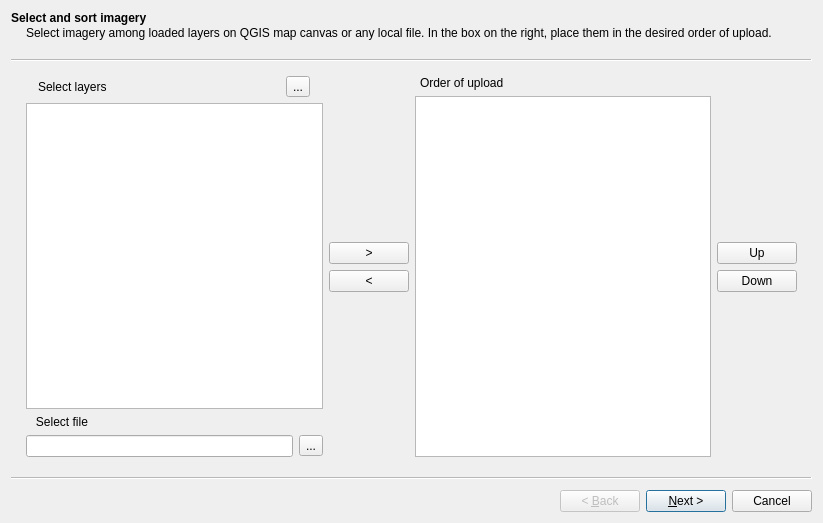
<?xml version="1.0" encoding="UTF-8"?>
<ui version="4.0">
 <class>Wizard</class>
 <widget class="QWizard" name="Wizard">
  <property name="geometry">
   <rect>
    <x>0</x>
    <y>0</y>
    <width>823</width>
    <height>523</height>
   </rect>
  </property>
  <property name="windowTitle">
   <string>Upload Imagery</string>
  </property>
  <widget class="QWizardPage" name="wizardPage1">
   <property name="title">
    <string>Select and sort imagery</string>
   </property>
   <property name="subTitle">
    <string>Select imagery among loaded layers on QGIS map canvas or any local file. In the box on the right, place them in the desired order of upload.</string>
   </property>
   <layout class="QGridLayout" name="gridLayout_3">
    <item row="0" column="0">
     <layout class="QHBoxLayout" name="horizontalLayout_4">
      <item>
       <layout class="QVBoxLayout" name="verticalLayout">
        <item>
         <layout class="QHBoxLayout" name="horizontalLayout">
          <property name="spacing">
           <number>45</number>
          </property>
          <property name="sizeConstraint">
           <enum>QLayout::SetDefaultConstraint</enum>
          </property>
          <property name="leftMargin">
           <number>0</number>
          </property>
          <item>
           <widget class="QLabel" name="select_source_label">
            <property name="maximumSize">
             <size>
              <width>191</width>
              <height>16777215</height>
             </size>
            </property>
            <property name="text">
             <string>Select layers</string>
            </property>
            <property name="indent">
             <number>-30</number>
            </property>
           </widget>
          </item>
          <item>
           <widget class="QToolButton" name="layers_tool_button">
            <property name="toolTip">
             <string>Reload layers</string>
            </property>
            <property name="text">
             <string>...</string>
            </property>
           </widget>
          </item>
         </layout>
        </item>
        <item>
         <widget class="QListWidget" name="layers_list_widget">
          <property name="toolTip">
           <string>Select layers to be uploaded</string>
          </property>
          <property name="lineWidth">
           <number>2</number>
          </property>
          <property name="selectionMode">
           <enum>QAbstractItemView::MultiSelection</enum>
          </property>
         </widget>
        </item>
        <item>
         <widget class="QLabel" name="file_label">
          <property name="sizePolicy">
           <sizepolicy hsizetype="Preferred" vsizetype="Preferred">
            <horstretch>0</horstretch>
            <verstretch>0</verstretch>
           </sizepolicy>
          </property>
          <property name="styleSheet">
           <string notr="true"/>
          </property>
          <property name="text">
           <string>   Select file</string>
          </property>
          <property name="indent">
           <number>-1</number>
          </property>
         </widget>
        </item>
        <item>
         <layout class="QHBoxLayout" name="horizontalLayout_2">
          <item>
           <widget class="QLineEdit" name="source_file_edit">
            <property name="toolTip">
             <string>Select file using tool button on the right </string>
            </property>
           </widget>
          </item>
          <item>
           <widget class="QToolButton" name="file_tool_button">
            <property name="text">
             <string>...</string>
            </property>
           </widget>
          </item>
         </layout>
        </item>
       </layout>
      </item>
      <item>
       <layout class="QVBoxLayout" name="verticalLayout_7">
        <item>
         <spacer name="verticalSpacer_3">
          <property name="orientation">
           <enum>Qt::Vertical</enum>
          </property>
          <property name="sizeHint" stdset="0">
           <size>
            <width>20</width>
            <height>68</height>
           </size>
          </property>
         </spacer>
        </item>
        <item>
         <layout class="QVBoxLayout" name="verticalLayout_3">
          <item>
           <widget class="QPushButton" name="add_source_button">
            <property name="cursor">
             <cursorShape>ArrowCursor</cursorShape>
            </property>
            <property name="toolTip">
             <string>Add selected imagery source</string>
            </property>
            <property name="text">
             <string>&gt;</string>
            </property>
           </widget>
          </item>
          <item>
           <widget class="QPushButton" name="remove_source_button">
            <property name="toolTip">
             <string>Remove selected imagery source</string>
            </property>
            <property name="text">
             <string>&lt;</string>
            </property>
           </widget>
          </item>
         </layout>
        </item>
        <item>
         <spacer name="verticalSpacer_4">
          <property name="orientation">
           <enum>Qt::Vertical</enum>
          </property>
          <property name="sizeHint" stdset="0">
           <size>
            <width>20</width>
            <height>78</height>
           </size>
          </property>
         </spacer>
        </item>
       </layout>
      </item>
      <item>
       <layout class="QVBoxLayout" name="verticalLayout_2">
        <item>
         <widget class="QLabel" name="reorganize_label">
          <property name="text">
           <string>Order of upload</string>
          </property>
          <property name="indent">
           <number>5</number>
          </property>
         </widget>
        </item>
        <item>
         <widget class="QListWidget" name="sources_list_widget">
          <property name="toolTip">
           <string>Reorganize and change the upload order</string>
          </property>
          <property name="selectionMode">
           <enum>QAbstractItemView::MultiSelection</enum>
          </property>
         </widget>
        </item>
       </layout>
      </item>
      <item>
       <layout class="QVBoxLayout" name="verticalLayout_8">
        <item>
         <spacer name="verticalSpacer_5">
          <property name="orientation">
           <enum>Qt::Vertical</enum>
          </property>
          <property name="sizeHint" stdset="0">
           <size>
            <width>20</width>
            <height>83</height>
           </size>
          </property>
         </spacer>
        </item>
        <item>
         <layout class="QVBoxLayout" name="verticalLayout_9">
          <item>
           <widget class="QPushButton" name="up_source_button">
            <property name="cursor">
             <cursorShape>ArrowCursor</cursorShape>
            </property>
            <property name="toolTip">
             <string>Move selected source up</string>
            </property>
            <property name="text">
             <string>Up</string>
            </property>
           </widget>
          </item>
          <item>
           <widget class="QPushButton" name="down_source_button">
            <property name="cursor">
             <cursorShape>ArrowCursor</cursorShape>
            </property>
            <property name="toolTip">
             <string>Move selected source down</string>
            </property>
            <property name="text">
             <string>Down</string>
            </property>
           </widget>
          </item>
         </layout>
        </item>
        <item>
         <spacer name="verticalSpacer_6">
          <property name="orientation">
           <enum>Qt::Vertical</enum>
          </property>
          <property name="sizeHint" stdset="0">
           <size>
            <width>20</width>
            <height>103</height>
           </size>
          </property>
         </spacer>
        </item>
       </layout>
      </item>
     </layout>
    </item>
   </layout>
  </widget>
  <widget class="QWizardPage" name="wizardPage2">
   <property name="title">
    <string>Provide imagery information</string>
   </property>
   <property name="subTitle">
    <string>Select one or multiple sources to input the corresponding metadata. You need to accept the license terms and save a metadata file for each imagery before attempting to upload.</string>
   </property>
   <layout class="QGridLayout" name="gridLayout_4">
    <item row="0" column="0">
     <layout class="QGridLayout" name="gridLayout">
      <item row="0" column="2">
       <layout class="QVBoxLayout" name="verticalLayout_6">
        <item>
         <spacer name="verticalSpacer_2">
          <property name="orientation">
           <enum>Qt::Vertical</enum>
          </property>
          <property name="sizeHint" stdset="0">
           <size>
            <width>20</width>
            <height>43</height>
           </size>
          </property>
         </spacer>
        </item>
        <item>
         <layout class="QVBoxLayout" name="verticalLayout_4">
          <item>
           <widget class="QPushButton" name="default_button">
            <property name="text">
             <string>Default</string>
            </property>
           </widget>
          </item>
          <item>
           <widget class="QPushButton" name="clean_button">
            <property name="text">
             <string>Clean</string>
            </property>
           </widget>
          </item>
          <item>
           <widget class="QPushButton" name="save_button">
            <property name="text">
             <string>Save</string>
            </property>
           </widget>
          </item>
          <item>
           <widget class="QPushButton" name="reload_button">
            <property name="text">
             <string>Reload</string>
            </property>
           </widget>
          </item>
         </layout>
        </item>
        <item>
         <spacer name="verticalSpacer">
          <property name="orientation">
           <enum>Qt::Vertical</enum>
          </property>
          <property name="sizeHint" stdset="0">
           <size>
            <width>20</width>
            <height>108</height>
           </size>
          </property>
         </spacer>
        </item>
       </layout>
      </item>
      <item row="0" column="0">
       <layout class="QVBoxLayout" name="verticalLayout_5">
        <item>
         <widget class="QLabel" name="select_source_metadata_label">
          <property name="text">
           <string>Sources to edit metadata</string>
          </property>
         </widget>
        </item>
        <item>
         <widget class="QListWidget" name="added_sources_list_widget">
          <property name="selectionMode">
           <enum>QAbstractItemView::MultiSelection</enum>
          </property>
         </widget>
        </item>
       </layout>
      </item>
      <item row="0" column="1">
       <layout class="QFormLayout" name="formLayout_1">
        <property name="fieldGrowthPolicy">
         <enum>QFormLayout::AllNonFixedFieldsGrow</enum>
        </property>
        <property name="verticalSpacing">
         <number>2</number>
        </property>
        <item row="0" column="0">
         <spacer name="verticalSpacer_10">
          <property name="orientation">
           <enum>Qt::Vertical</enum>
          </property>
          <property name="sizeType">
           <enum>QSizePolicy::Fixed</enum>
          </property>
          <property name="sizeHint" stdset="0">
           <size>
            <width>20</width>
            <height>10</height>
           </size>
          </property>
         </spacer>
        </item>
        <item row="1" column="0">
         <widget class="QLabel" name="base_uuid_label">
          <property name="text">
           <string>Base URL:</string>
          </property>
         </widget>
        </item>
        <item row="1" column="1">
         <widget class="QLineEdit" name="base_uuid_edit">
          <property name="toolTip">
           <string>Website of the data provider</string>
          </property>
         </widget>
        </item>
        <item row="2" column="0">
         <widget class="QLabel" name="title_label">
          <property name="text">
           <string>Title:</string>
          </property>
         </widget>
        </item>
        <item row="2" column="1">
         <widget class="QLineEdit" name="title_edit">
          <property name="toolTip">
           <string>Human friendly title of the image</string>
          </property>
         </widget>
        </item>
        <item row="3" column="0">
         <widget class="QLabel" name="platform_label">
          <property name="text">
           <string>Platform:</string>
          </property>
         </widget>
        </item>
        <item row="3" column="1">
         <widget class="QComboBox" name="platform_combo_box">
          <item>
           <property name="text">
            <string>satellite</string>
           </property>
          </item>
          <item>
           <property name="text">
            <string>aircraft</string>
           </property>
          </item>
          <item>
           <property name="text">
            <string>UAV</string>
           </property>
          </item>
          <item>
           <property name="text">
            <string>balloon</string>
           </property>
          </item>
          <item>
           <property name="text">
            <string>kite</string>
           </property>
          </item>
         </widget>
        </item>
        <item row="4" column="0">
         <widget class="QLabel" name="sensor_label">
          <property name="text">
           <string>Sensor:</string>
          </property>
         </widget>
        </item>
        <item row="4" column="1">
         <widget class="QLineEdit" name="sensor_edit">
          <property name="toolTip">
           <string>Image aquisition device (eg. camera, radar, etc)</string>
          </property>
         </widget>
        </item>
        <item row="5" column="0">
         <widget class="QLabel" name="sense_start_label">
          <property name="text">
           <string>Sense start</string>
          </property>
         </widget>
        </item>
        <item row="5" column="1">
         <layout class="QHBoxLayout" name="horizontalLayout_3">
          <item>
           <widget class="QDateTimeEdit" name="sense_start_edit"/>
          </item>
         </layout>
        </item>
        <item row="7" column="0">
         <widget class="QLabel" name="sense_end_label">
          <property name="text">
           <string>Sense end</string>
          </property>
         </widget>
        </item>
        <item row="7" column="1">
         <widget class="QDateTimeEdit" name="sense_end_edit"/>
        </item>
        <item row="9" column="0">
         <widget class="QLabel" name="provider_label">
          <property name="text">
           <string>Provider:</string>
          </property>
         </widget>
        </item>
        <item row="9" column="1">
         <widget class="QLineEdit" name="provider_edit">
          <property name="toolTip">
           <string>Provider/owner of the OIN bucket</string>
          </property>
         </widget>
        </item>
        <item row="10" column="0">
         <widget class="QLabel" name="contact_label">
          <property name="text">
           <string>Contact:</string>
          </property>
         </widget>
        </item>
        <item row="10" column="1">
         <widget class="QLineEdit" name="contact_edit">
          <property name="toolTip">
           <string>Name and email address of the data provider</string>
          </property>
          <property name="cursorPosition">
           <number>0</number>
          </property>
         </widget>
        </item>
        <item row="11" column="1">
         <widget class="QLineEdit" name="website_edit"/>
        </item>
        <item row="12" column="1">
         <widget class="QLineEdit" name="tags_edit">
          <property name="toolTip">
           <string>Free tags separated by comma</string>
          </property>
         </widget>
        </item>
        <item row="15" column="0" colspan="2">
         <widget class="QCheckBox" name="reproject_check_box">
          <property name="text">
           <string>Reproject to EPSG:3857</string>
          </property>
         </widget>
        </item>
        <item row="12" column="0">
         <widget class="QLabel" name="tags_label">
          <property name="text">
           <string>Tags:</string>
          </property>
         </widget>
        </item>
        <item row="11" column="0">
         <widget class="QLabel" name="website_label">
          <property name="text">
           <string>Website:</string>
          </property>
         </widget>
        </item>
        <item row="16" column="0">
         <widget class="QCheckBox" name="convert_format_check_box">
          <property name="text">
           <string>Convert file format</string>
          </property>
         </widget>
        </item>
        <item row="16" column="1">
         <widget class="QComboBox" name="format_combo_box"/>
        </item>
       </layout>
      </item>
     </layout>
    </item>
   </layout>
  </widget>
  <widget class="QWizardPage" name="wizardPage3">
   <property name="title">
    <string>Review metadata and upload</string>
   </property>
   <property name="subTitle">
    <string>Review the complete metadata collected and go back to correct any mistake. Provide the upload destination and select if  the OAM catalog should be imediately notified of the new resource and if a tile service should be created.</string>
   </property>
   <layout class="QGridLayout" name="gridLayout_2">
    <item row="0" column="0">
     <layout class="QHBoxLayout" name="horizontalLayout_5">
      <item>
       <layout class="QVBoxLayout" name="verticalLayout_10">
        <item>
         <widget class="QLabel" name="review_metadata_label">
          <property name="text">
           <string>Review imagery metadata</string>
          </property>
         </widget>
        </item>
        <item>
         <widget class="QTextEdit" name="review_metadata_box">
          <property name="minimumSize">
           <size>
            <width>450</width>
            <height>0</height>
           </size>
          </property>
         </widget>
        </item>
       </layout>
      </item>
      <item>
       <layout class="QVBoxLayout" name="verticalLayout_11">
        <item>
         <spacer name="verticalSpacer_9">
          <property name="orientation">
           <enum>Qt::Vertical</enum>
          </property>
          <property name="sizeType">
           <enum>QSizePolicy::Fixed</enum>
          </property>
          <property name="sizeHint" stdset="0">
           <size>
            <width>20</width>
            <height>13</height>
           </size>
          </property>
         </spacer>
        </item>
        <item>
         <layout class="QFormLayout" name="formLayout_2">
          <property name="fieldGrowthPolicy">
           <enum>QFormLayout::AllNonFixedFieldsGrow</enum>
          </property>
          <property name="verticalSpacing">
           <number>2</number>
          </property>
          <item row="0" column="0">
           <widget class="QLabel" name="storage_label">
            <property name="text">
             <string>AWS Bucket</string>
            </property>
           </widget>
          </item>
          <item row="0" column="1">
           <widget class="QComboBox" name="storage_combo_box">
            <property name="editable">
             <bool>false</bool>
            </property>
            <property name="currentIndex">
             <number>0</number>
            </property>
            <item>
             <property name="text">
              <string>oam-qgis-plugin-test</string>
             </property>
            </item>
            <item>
             <property name="text">
              <string>other...</string>
             </property>
            </item>
           </widget>
          </item>
          <item row="1" column="0">
           <widget class="QLabel" name="specify_label">
            <property name="enabled">
             <bool>false</bool>
            </property>
            <property name="text">
             <string>   Specify</string>
            </property>
           </widget>
          </item>
          <item row="1" column="1">
           <widget class="QLineEdit" name="specify_edit">
            <property name="enabled">
             <bool>false</bool>
            </property>
            <property name="toolTip">
             <string>Bucket name which is not listed above </string>
            </property>
            <property name="text">
             <string/>
            </property>
           </widget>
          </item>
          <item row="2" column="0">
           <widget class="QLabel" name="key_id_label">
            <property name="styleSheet">
             <string notr="true"/>
            </property>
            <property name="text">
             <string>Key-id</string>
            </property>
           </widget>
          </item>
          <item row="2" column="1">
           <widget class="QLineEdit" name="key_id_edit">
            <property name="toolTip">
             <string>AWS access key id</string>
            </property>
           </widget>
          </item>
          <item row="3" column="0">
           <widget class="QLabel" name="secret_key_label">
            <property name="styleSheet">
             <string notr="true"/>
            </property>
            <property name="text">
             <string>Secret key</string>
            </property>
           </widget>
          </item>
          <item row="3" column="1">
           <widget class="QLineEdit" name="secret_key_edit">
            <property name="toolTip">
             <string>AWS secret access key</string>
            </property>
           </widget>
          </item>
         </layout>
        </item>
        <item>
         <widget class="QCheckBox" name="notify_oam_check">
          <property name="text">
           <string>Notify OAM of new upload</string>
          </property>
         </widget>
        </item>
        <item>
         <layout class="QFormLayout" name="formLayout_3">
          <property name="fieldGrowthPolicy">
           <enum>QFormLayout::AllNonFixedFieldsGrow</enum>
          </property>
          <item row="1" column="0">
           <widget class="QLabel" name="token_label">
            <property name="text">
             <string>Token</string>
            </property>
           </widget>
          </item>
          <item row="1" column="1">
           <widget class="QLineEdit" name="token_edit"/>
          </item>
          <item row="2" column="0">
           <widget class="QLabel" name="uploader_name_label">
            <property name="text">
             <string>Uploader Name</string>
            </property>
           </widget>
          </item>
          <item row="2" column="1">
           <widget class="QLineEdit" name="uploader_name_edit"/>
          </item>
          <item row="3" column="0">
           <widget class="QLabel" name="uploader_email_label">
            <property name="text">
             <string>Uploader Email</string>
            </property>
           </widget>
          </item>
          <item row="3" column="1">
           <widget class="QLineEdit" name="uploader_email_edit"/>
          </item>
          <item row="0" column="1">
           <widget class="QPushButton" name="btn_request_token">
            <property name="text">
             <string>Request a token</string>
            </property>
           </widget>
          </item>
         </layout>
        </item>
        <item>
         <widget class="QCheckBox" name="trigger_tiling_check">
          <property name="text">
           <string>Trigger OAM tile service</string>
          </property>
         </widget>
        </item>
        <item>
         <widget class="QCheckBox" name="license_check_box">
          <property name="text">
           <string>Licensed under CC-BY 4.0 and allow tracing in OSM</string>
          </property>
         </widget>
        </item>
        <item>
         <spacer name="verticalSpacer_7">
          <property name="orientation">
           <enum>Qt::Vertical</enum>
          </property>
          <property name="sizeHint" stdset="0">
           <size>
            <width>20</width>
            <height>40</height>
           </size>
          </property>
         </spacer>
        </item>
       </layout>
      </item>
     </layout>
    </item>
   </layout>
  </widget>
 </widget>
 <resources/>
 <connections/>
 <designerdata>
  <property name="gridDeltaX">
   <number>5</number>
  </property>
  <property name="gridDeltaY">
   <number>5</number>
  </property>
  <property name="gridSnapX">
   <bool>true</bool>
  </property>
  <property name="gridSnapY">
   <bool>true</bool>
  </property>
  <property name="gridVisible">
   <bool>true</bool>
  </property>
 </designerdata>
</ui>
